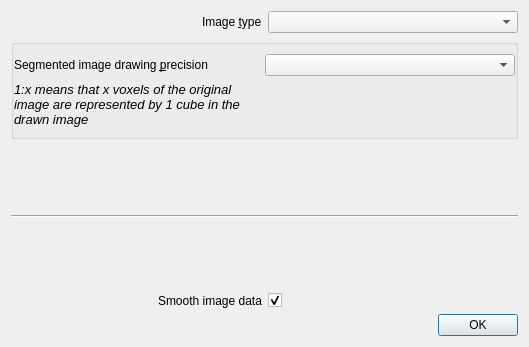
<?xml version="1.0" encoding="UTF-8"?>
<ui version="4.0">
 <class>ImagePrecisionDialog</class>
 <widget class="QDialog" name="ImagePrecisionDialog">
  <property name="geometry">
   <rect>
    <x>0</x>
    <y>0</y>
    <width>529</width>
    <height>347</height>
   </rect>
  </property>
  <property name="sizePolicy">
   <sizepolicy hsizetype="Fixed" vsizetype="Fixed">
    <horstretch>0</horstretch>
    <verstretch>0</verstretch>
   </sizepolicy>
  </property>
  <property name="windowTitle">
   <string>Load a 3D image</string>
  </property>
  <layout class="QGridLayout" name="gridLayout" rowstretch="0,0,0,0,0,0,0,0,0,0,0,0,0,0,0,0,0,0,0,0,0,0,0,0,0" columnstretch="0,0">
   <item row="0" column="0" alignment="Qt::AlignRight">
    <widget class="QLabel" name="imageTypeLabel">
     <property name="text">
      <string>Image &amp;type</string>
     </property>
     <property name="buddy">
      <cstring>imageType</cstring>
     </property>
    </widget>
   </item>
   <item row="19" column="0" colspan="2">
    <spacer name="verticalSpacer_2">
     <property name="orientation">
      <enum>Qt::Vertical</enum>
     </property>
     <property name="sizeHint" stdset="0">
      <size>
       <width>20</width>
       <height>40</height>
      </size>
     </property>
    </spacer>
   </item>
   <item row="24" column="0" colspan="2">
    <widget class="QDialogButtonBox" name="buttonBox">
     <property name="orientation">
      <enum>Qt::Horizontal</enum>
     </property>
     <property name="standardButtons">
      <set>QDialogButtonBox::Ok</set>
     </property>
    </widget>
   </item>
   <item row="20" column="0" alignment="Qt::AlignRight">
    <widget class="QLabel" name="smoothImageLabel">
     <property name="text">
      <string>Smooth image data</string>
     </property>
    </widget>
   </item>
   <item row="5" column="0" colspan="2">
    <widget class="Line" name="line">
     <property name="orientation">
      <enum>Qt::Horizontal</enum>
     </property>
    </widget>
   </item>
   <item row="0" column="1">
    <widget class="QComboBox" name="imageType"/>
   </item>
   <item row="3" column="0" colspan="2">
    <widget class="QGroupBox" name="groupBox">
     <property name="title">
      <string/>
     </property>
     <layout class="QGridLayout" name="gridLayout_2">
      <property name="leftMargin">
       <number>0</number>
      </property>
      <property name="rightMargin">
       <number>0</number>
      </property>
      <property name="horizontalSpacing">
       <number>0</number>
      </property>
      <item row="0" column="0">
       <layout class="QGridLayout" name="gridLayout_3" columnstretch="0,0">
        <property name="horizontalSpacing">
         <number>0</number>
        </property>
        <property name="verticalSpacing">
         <number>6</number>
        </property>
        <item row="1" column="0">
         <widget class="QLabel" name="drawingPrecisionCommentLabel">
          <property name="font">
           <font>
            <pointsize>11</pointsize>
            <italic>true</italic>
           </font>
          </property>
          <property name="text">
           <string>&lt;html&gt;&lt;head/&gt;&lt;body&gt;&lt;p&gt;&lt;span style=&quot; font-size:10pt;&quot;&gt;1:x means that x voxels of the original image are represented by 1 cube in the drawn image&lt;/span&gt;&lt;/p&gt;&lt;/body&gt;&lt;/html&gt;</string>
          </property>
          <property name="wordWrap">
           <bool>true</bool>
          </property>
         </widget>
        </item>
        <item row="0" column="0">
         <widget class="QLabel" name="drawingPrecisionLabel">
          <property name="lineWidth">
           <number>1</number>
          </property>
          <property name="text">
           <string>Segmented image drawing &amp;precision  </string>
          </property>
          <property name="wordWrap">
           <bool>true</bool>
          </property>
          <property name="buddy">
           <cstring>precisionList</cstring>
          </property>
         </widget>
        </item>
        <item row="0" column="1">
         <widget class="QComboBox" name="precisionList">
          <property name="editable">
           <bool>false</bool>
          </property>
         </widget>
        </item>
       </layout>
      </item>
     </layout>
    </widget>
   </item>
   <item row="20" column="1" alignment="Qt::AlignLeft">
    <widget class="QCheckBox" name="smoothImage">
     <property name="text">
      <string/>
     </property>
     <property name="checked">
      <bool>true</bool>
     </property>
    </widget>
   </item>
   <item row="4" column="0" colspan="2">
    <spacer name="verticalSpacer">
     <property name="orientation">
      <enum>Qt::Vertical</enum>
     </property>
     <property name="sizeHint" stdset="0">
      <size>
       <width>20</width>
       <height>40</height>
      </size>
     </property>
    </spacer>
   </item>
  </layout>
 </widget>
 <resources/>
 <connections>
  <connection>
   <sender>buttonBox</sender>
   <signal>accepted()</signal>
   <receiver>ImagePrecisionDialog</receiver>
   <slot>accept()</slot>
   <hints>
    <hint type="sourcelabel">
     <x>248</x>
     <y>254</y>
    </hint>
    <hint type="destinationlabel">
     <x>157</x>
     <y>274</y>
    </hint>
   </hints>
  </connection>
  <connection>
   <sender>buttonBox</sender>
   <signal>rejected()</signal>
   <receiver>ImagePrecisionDialog</receiver>
   <slot>reject()</slot>
   <hints>
    <hint type="sourcelabel">
     <x>316</x>
     <y>260</y>
    </hint>
    <hint type="destinationlabel">
     <x>286</x>
     <y>274</y>
    </hint>
   </hints>
  </connection>
 </connections>
</ui>
